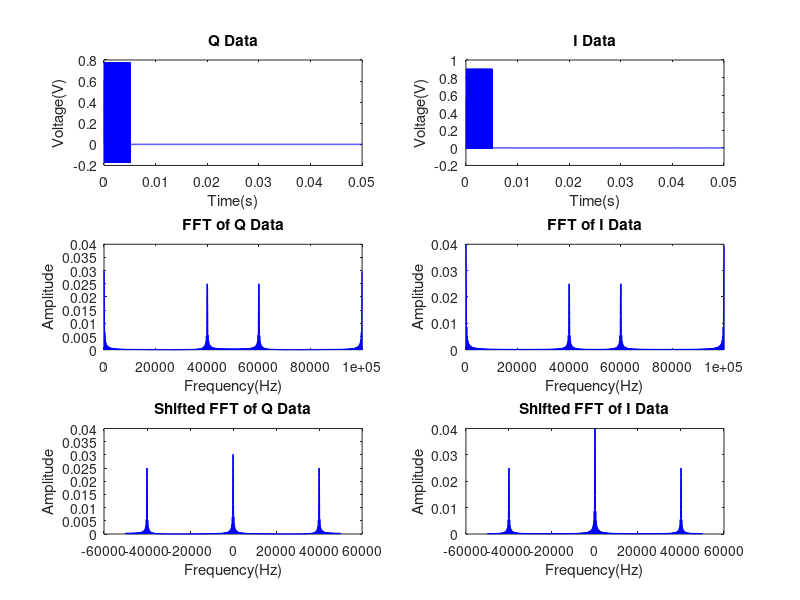

Here is the MATLAB script that generated this plot: (Note: this script raises an error after producing the figure.)
%% IQ DATA

%% Variables
Fs = 1e5;  % Sampling frequency
dt = 1/Fs; % Sampling period
Time = 0.05; % Time duration PRI
dt_div = 1000; % Division of dt for fractional delay
fc = 30000; % Operating frequency
pulse_length = 5e-3; % Length of the pulse 
t = 0:dt:Time-dt; % Time scale
delay = 9.656*dt; % Fractional delay of the incoming signal

%% Signal construction
window = 1*(t>=0 & t<=pulse_length); % Original pulse width
signal = sin(2*pi*fc*t).*window; % Original sinusoidal pulse signal

window_del = 1*((t-delay)>=0 & (t-delay)<=pulse_length); % Delayed pulse width
signal_del = sin(2*pi*fc*(t-delay)).*window_del; % Delayed sinusoidal pulse signal
q_data = signal_del.*cos(2*pi*fc*t); % Q Data
i_data = signal_del.*sin(2*pi*fc*t); % I Data

% Plot of Q Data
figure;
subplot(3,2,1)
plot(t,q_data,"LineWidth",1,"Color","b");
title("Q Data");
xlabel("Time(s)")
ylabel("Voltage(V)")

% Plot of I Data
subplot(3,2,2)
plot(t,i_data,"LineWidth",1,"Color","b");
title("I Data");
xlabel("Time(s)")
ylabel("Voltage(V)")

fft_q_data = fft(q_data); %FFT of Q Data
freq_scale = linspace(0,Fs,length(t)); % Frequency scale of FFT
% Plot of absolute
subplot(3,2,3)
plot(freq_scale,abs(fft_q_data)/length(t),"LineWidth",1,"Color","b");
title("FFT of Q Data")
xlabel("Frequency(Hz)")
ylabel("Amplitude")

fft_i_data = fft(i_data); %FFT of I Data

% Plot of absolute
subplot(3,2,4)
plot(freq_scale,abs(fft_i_data)/length(t),"LineWidth",1,"Color","b");
title("FFT of I Data")
xlabel("Frequency(Hz)")
ylabel("Amplitude")

% Plot of shifted FFT of Q Data
shifted_freq_scale = linspace(-Fs/2,Fs/2,length(t)); % Shifted frequency scale
subplot(3,2,5)
plot(shifted_freq_scale,fftshift(abs(fft_q_data)/length(t)),"LineWidth",1,"Color","b");
title("Shifted FFT of Q Data")
xlabel("Frequency(Hz)")
ylabel("Amplitude")

% Plot of shifted FFT of I Data
subplot(3,2,6)
plot(shifted_freq_scale,fftshift(abs(fft_i_data)/length(t)),"LineWidth",1,"Color","b");
title("Shifted FFT of I Data")
xlabel("Frequency(Hz)")
ylabel("Amplitude")

low_pass_filter = designfilt("lowpassfir","FilterOrder",16,"DesignMethod","maxflat","HalfPowerFrequency",fc*0.8,"SampleRate",Fs);
fvtool(low_pass_filter,"MagnitudeDisplay","magnitude")
q_data_filtered = filter(low_pass_filter,q_data); % Sine theta
i_data_filtered = filter(low_pass_filter,i_data); % Cosine theta 


% Plot of Q Data after filtering
figure;
subplot(3,2,1)
plot(t,q_data_filtered,"LineWidth",1,"Color","b");
title("Q Data after Lowpass Filtering")
xlabel("Time(s)")
ylabel("Voltage(V)")

% Plot of I Data after filtering
subplot(3,2,2)
plot(t,i_data_filtered,"LineWidth",1,"Color","b");
title("I Data after Lowpass Filtering")
xlabel("Time(s)")
ylabel("Voltage(V)")

% FFT of Q Data after filtering
fft_q_data_filtered = fft(q_data_filtered); % FFT

% FFT of I Data after filtering
fft_i_data_filtered = fft(i_data_filtered); % FFT

% Plot of absolute after filtering Q Data
subplot(3,2,3)
plot(freq_scale,abs(fft_q_data_filtered)/length(t),"LineWidth",1,"Color","b");
title("FFT of Q Data after Filtering")
xlabel("Frequency(Hz)")
ylabel("Amplitude")

% Plot of absolute after filtering I Data
subplot(3,2,4)
plot(freq_scale,abs(fft_i_data_filtered)/length(t),"LineWidth",1,"Color","b");
title("FFT of I Data after Filtering")
xlabel("Frequency(Hz)")
ylabel("Amplitude")

% Plot of shifted FFT after filtering Q Data
subplot(3,2,5)
plot(shifted_freq_scale,fftshift(abs(fft_q_data_filtered)/length(t)),"LineWidth",1,"Color","b");
title("Shifted FFT of Q Data after Filtering")
xlabel("Frequency(Hz)")
ylabel("Amplitude")

% Plot of shifted FFT after filtering I Data
subplot(3,2,6)
plot(shifted_freq_scale,fftshift(abs(fft_i_data_filtered)/length(t)),"LineWidth",1,"Color","b");
title("Shifted FFT of I Data after Filtering")
xlabel("Frequency(Hz)")
ylabel("Amplitude")  




